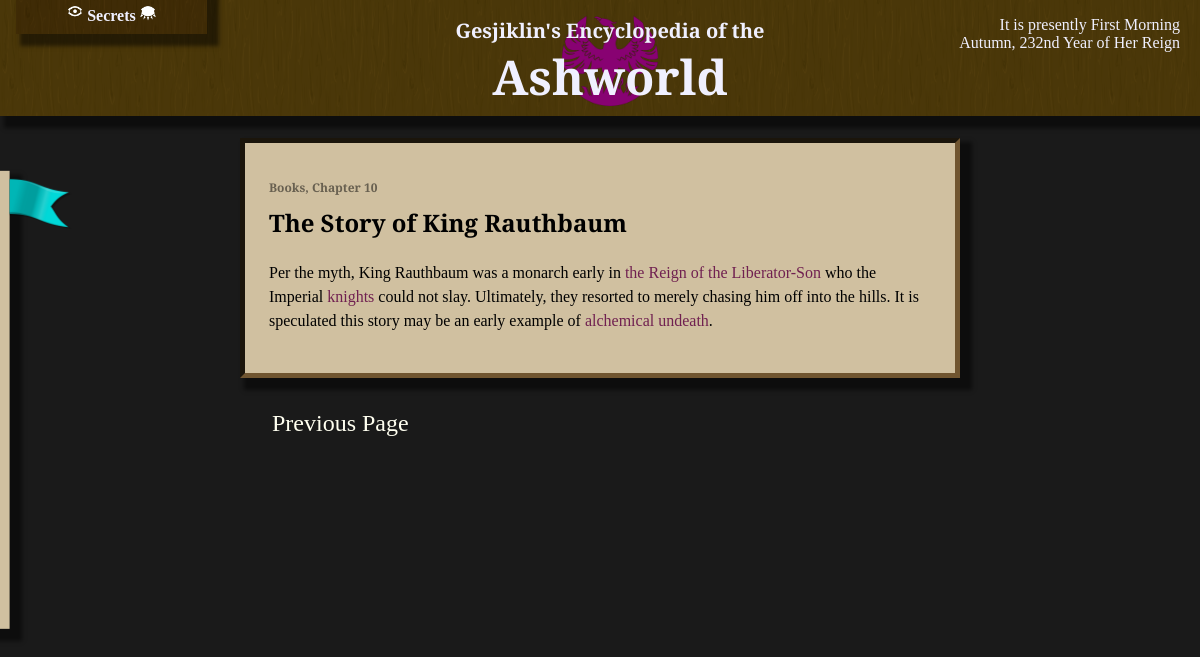
The app's page /The Story of King Rauthbaum-info?terms=None with its own data.
### wiki/models.py (models this page shows, shortened)
class InfoPage(models.Model):
    short_title = models.CharField(max_length = 64, primary_key=True)
    def title(self):
        return self.short_title #self.full_title if self.full_title else self.short_title
    def prev_page(self):
        try:
            return InfoPage.objects.get(next_page = self)
        except (InfoPage.MultipleObjectsReturned, InfoPage.DoesNotExist):
            return None
    def _chapter(self):
        prev = self
        i = 0
        while True:
            new_prev = prev.prev_page()
            if new_prev:
                prev = new_prev
            else:
                break
            i += 1
        return (prev, i)
    def chapter(self):
        info, number = self._chapter()
        return "{}, Chapter {}".format(info.title(), number) if number > 0 else "Introduction"
    def is_secret(self):
        return len(self.text) == 0 and len(InfoSecret.objects.filter(page = self))
    def map_location(self):
        return MapLocation.objects.get(page = self)
    quote = models.TextField(blank = True)
    text = models.TextField(blank = True)
    next_page = models.ForeignKey(to='self', on_delete=models.SET_NULL, null=True, blank=True)

### wiki/views.py (the view)
# urls.py: path('', views.index, name='dictionary'),
def index(request, **kwargs):
	template_name = "wiki/index.html"
	context = base_context(request)
	short_title = kwargs['pagetitle'] if ('pagetitle' in kwargs) else 'Introduction'
	info = None
	try:
		info = InfoPage.objects.get(short_title__iexact=short_title)
	except InfoPage.DoesNotExist:
		base_url = reverse('search')
		query_string =  urlencode({'terms': short_title})
		url = '{}?{}'.format(base_url, query_string)
		return redirect(url)
	context['info'] = info
	return render(request, template_name, context)

### wiki/templatetags/wiki_extras.py (called while the page is built)
def case_agnostic_re(word):
    r = ""
    for letter in word:
        r += "({}|{})".format(letter.upper(),letter.lower())
    return r

@register.filter
def strongterms(value, terms, start_strong="<strong>", end_strong="</strong>"):
    if not terms:
        return mark_safe(value)
    term_re = re.compile("({})([^\.<]|.[\n ])".format("|".join(map(case_agnostic_re, terms))))
    r = ""
    i = 0 # ind of end of last match
    for match in term_re.finditer(value):
        r += value[i:match.start()]
        r += start_strong
        r += match.group()
        r += end_strong
        i = match.end()
    r += value[i:]
    return mark_safe(r)

### wiki/views.py (called while the page is built)
def pop_popup(request):
	queue = request.session.get('popupforms', [])
	if queue and isinstance(queue, list):
		r = queue.pop(0)
		request.session['popupforms'] = queue
		return r
	else:
		return None

def base_context(request):
	context = {}
	context['show_secrets'] = request.session.get('show_secrets', False)
	context['passwords'] = request.session.get('passwords')
	context['locations'] = MapLocation.objects.all()
	if context['passwords']:
		context['unlocked_secrets'] = list(reduce(lambda x,y : x.union(y), (SecretPassword.objects.get(pk=i).unlocks() for i in context['passwords'])))
	context['popupform'] = pop_popup(request)
	context['terms_str'] = request.GET.get('terms')
	context['terms'] = list(filter(lambda term : not term in ignored_terms, context['terms_str'].split(' ') if context['terms_str'] else []))
	context['show_edit'] = request.get_host() == "127.0.0.1:8000"
	return context

### wiki/templates/wiki/index.html (shortened to what this page needs)
{% load static %}
{% load wiki_extras %}
<!DOCTYPE HTML>
<html>
<head>
    <link rel="stylesheet" type="text/css" href="{% static 'wiki/style.css' %}"/>
    {% block head %}
    <link rel="stylesheet" type="text/css" href="{% static 'wiki/info.css' %}"/>
    {% endblock %}
</head>
<body>
<div class="title">
    <image src="{% static 'wiki/Phoenix.png' %}" alt=""/>
    <span><h2>Gesjiklin's Encyclopedia of the</h2><h1>Ashworld</h1></span>
    <div class="passwords">
        <h3>
            <img src="{% static 'wiki/openEye.png' %}" alt="" height="16"/>
            Secrets
            <img src="{% static 'wiki/closedEye.png' %}" alt="" height="16"/>
        </h3>
    </div>
    <p id="datetime" class="right">
        It is presently HOUR SECTION <br/>
        Autumn, 232nd Year of Her Reign
    </p>
</div>
<div class="titlebuffer"></div>
<div class="sidebar">
	<img src="{% static 'wiki/Bookmark.png' %}" class="bookmark_img"/>
</div>
<div class="content">
    {% block content %}
    <div class="textbox">
        <h3 class="chapter">{{ info.chapter }}</h3>
        <h2>
            {% if info.is_secret and not show_secrets %}
                <span class="secret">There are only secrets here.</span>
            {% else %}
                {{ info.title | safe }}
            {% endif %}
        </h2>
        <p>
            {{ info.text | strongterms:terms }}
        </p>
    </div>
    {% if info.prev_page %}
        <a id="prev" class="pageturn" href="{% url 'info' info.prev_page.pk %}">Previous Page</a>
    {% endif %}
    {% endblock %}
</div>
</body>
</html>

### wiki/static/wiki/style.css (style rules this page uses)
body { padding: 0%; margin: 0%; background-image: url("/static/wiki/stone.png"); background-repeat: repeat; background-attachment: fixed; }
body:before { position: fixed; content:""; top:0; left:0; width:100%; height:100%; opacity: 0.985; background-color: #171717; z-index: -10; }
.title { position: fixed; top: 0; left: 0; width: 100%; margin: 0%; padding: 10px; text-align: center; z-index: 10; }
.title, .passwords { background-image: url("/static/wiki/wood.jpg"); background-repeat: repeat; background-size: 200px 200px; }
.title:before, .passwords:before { position: absolute; content:""; top:0; left:0; width:100%; height:100%; opacity: 0.85; background: #453605; z-index: -10; }
.title, .title a { color: #f0f0ff; }
.title, .titlebuffer { height: 6em; }
.title img { max-height: 100%; }
.title span { position: absolute; top: 0; left: 50%; transform: translate(-50%, 0%); }
.title h2 { margin-bottom: 0%; font-size: 1.25em; }
.title h1 { margin-top: 0%; margin-bottom: 8px; font-size: 3em; }
.title h1, h2, .sidebar a, .sidebar form { font-family: 'Cinzel Decorative', cursive; }
.title p { position: absolute; top: 0; padding: 0px 8px; }
.title p.right { text-align: right; right: 2em; }
.passwords { position: absolute; left: 16px; top: 0; transform: translate(0, calc(18px + 1em - 100%)); width: 15%; padding: 4px; padding-bottom: 8px; transition: top 1s; transition: bottom 1s; transition: transform 1s; }
.passwords:before { background: #382702; }
.passwords:before { z-index: 0; }
.passwords p, .passwords form, .passwords h3 { position: relative; z-index: 1; }
.passwords h3 { font-weight: bold; font-size: 1em; margin-bottom: 1px; }
.content { padding: 10px 20%; color: #fffff0; }
.textbox { color: #000000; padding: 24px; border-style: inset; border-color: #705530; border-width: 5px; line-height: 1.5; }
.textbox p { position: relative; }
.sidebar { position: absolute; left: 0; top: 50%; padding: 16px; padding-top: inherit; width: 10em; z-index: 20; transform: translate(-95%, -50%); transition: transform 1s; }
.bookmark_img { position: absolute; top: 0; right: -64px; height: 64px; width: auto; }
a { text-decoration: none; color: #000000; }
.textbox p a, .textbox form a { color: #702050; }
.title, .content .textbox, .sidebar, .passwords { box-shadow: 8px 8px 4px 4px #00000080; }
.sidebar, .textbox { background-color: #d0c0a0; }

### wiki/static/wiki/info.css (style rules this page uses)
.edit, .pageturn { font-family: 'Cinzel Decorative', cursive; text-decoration: none; }
.pageturn { color: inherit; padding: 32px 32px; font-size: 1.5em; }
#prev.pageturn { float: left; }
h3.chapter { font-size: 0.75em; color: #00000080; margin-bottom: -12px; font-family: 'Cinzel Decorative', cursive; }

### records on screen
InfoPage: chapter "Books, Chapter 10", title "The Story of King Rauthbaum", text|strongterms "Per the myth, King Rauthbaum was a monarch early in the Reign of the Liberator-Son who the Imperial knights could not slay. Ultimately, they resorted to merely chasing him off into the hills. It is speculated this story may be an early example of alchemical undeath ."
